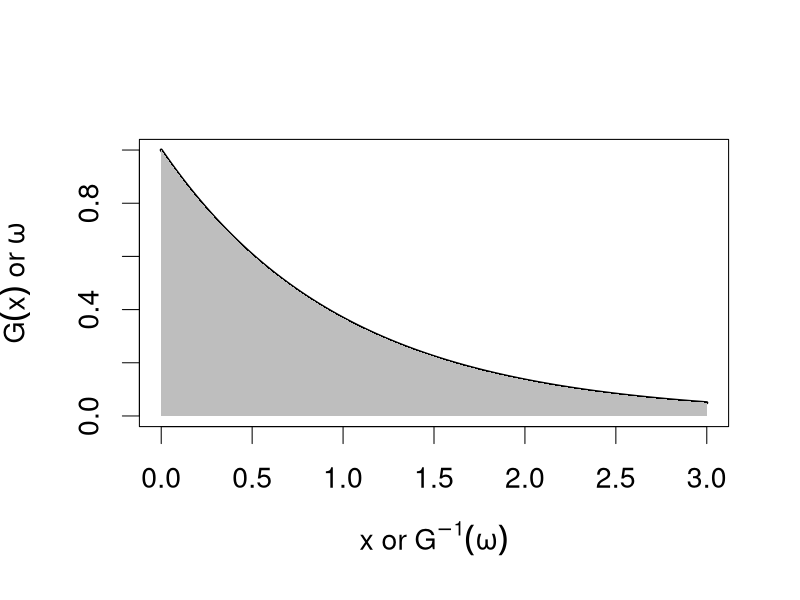

Generate this figure with R:
### Plot to explain that E X = int(G,dx)

pdf(file="figSurvive.pdf")
G <- function(x) exp(-x)

xmax <- 3
xvec <- seq(0,xmax,0.01)
Gvec <- G(xvec)

par(cex=1.7)
plot(xvec,Gvec,type="l",xlab=expression(x*" or "*G^-1*(omega)),
     ylab=expression(G(x)*" or "*omega),lwd=3,ylim=c(0,1))

polygon(c(xvec,xmax,0),c(Gvec,0,0),border=NA,col="grey")

dev.off()
